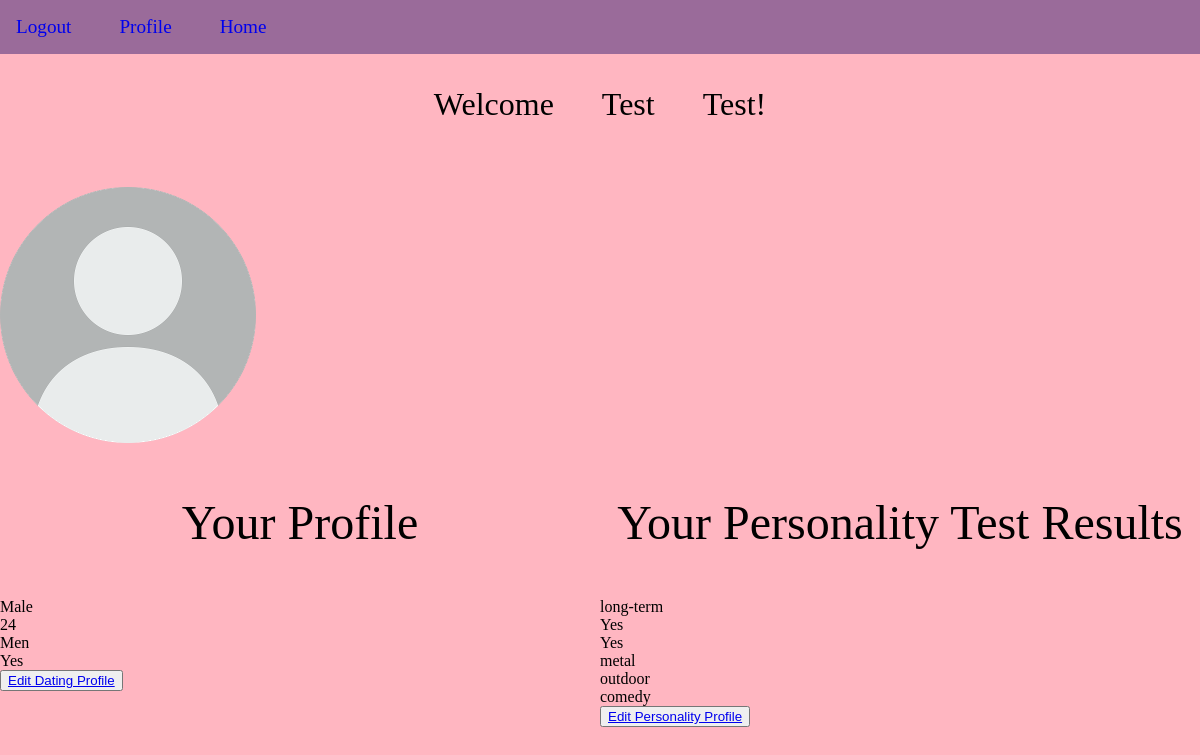
Screenshot of /profile/ (signed in) with the database file from the repository.
### app/models.py (models this page shows, shortened)
class DatingProfile(models.Model):
    user_profile = models.ForeignKey(
        Profile,
        on_delete=models.CASCADE,
        related_name="dating_profile_user",
        null=True,
    )
    created = models.BooleanField(default=False)
    profile_pic = models.ImageField(
        default="no-profile-picture-icon-15_oLIFS4i.jpg",
        null=True,
        blank=True,
    )
    gender_options = (("Male", "MALE"), ("Female", "FEMALE"))
    interested_in_options = ("Men", "MEN"), ("Women", "WOMEN"), ("Both", "BOTH")
    yes_or_no_options = (("Yes", "YES"), ("No", "NO"))
    gender = models.CharField(max_length=50, choices=gender_options, null=True)
    age = models.IntegerField(null=True)
    interested_in = models.CharField(
        max_length=50, choices=interested_in_options, null=True
    )
    smoker = models.CharField(max_length=50, choices=yes_or_no_options, null=True)
    drinker = models.CharField(max_length=50, choices=yes_or_no_options, null=True)
    occupation = models.CharField(max_length=50, null=True)
    bio = models.TextField(null=True)
    favorite_place_ever_been = models.TextField(null=True)

class PersonalityProfile(models.Model):
    user_profile = models.ForeignKey(
        DatingProfile,
        on_delete=models.CASCADE,
        related_name="dating_profile_user",
        null=True,
    )
    created = models.BooleanField(default=False)
    yes_or_no_options = (("Yes", "YES"), ("No", "NO"))
    what_are_you_looking_for_options = (
        ("long-term", "Long-term partner"),
        ("short-term", "Short-term partner"),
        ("firguring-out", "Still figuring out"),
    )
    music_options = (
        ("metal", "METAL"),
        ("classic", "CLASSIC"),
        ("country", "COUNTRY"),
        ("pop", "POP"),
        ("hip-hop", "HIP-HOP"),
        ("gospel", "GOSPEL"),
    )
    outdoor_indoor_options = (("outdoor", "OUTDOOR"), ("indoor", "INDOOR"))
    what_do_you_do_for_fun_options = (
        ("hiking", "HIKING"),
        ("gaming", "GAMING"),
        ("reading", "Reading"),
        ("singing", "SINGING"),
        ("sport", "SPORTS"),
        ("dancing", "DANCING"),
        ("travel", "TRAVEL"),
        ("poetry", "POETRY"),
    )
    movie_genre_options = (
        ("horror", "HORROR"),
        ("romance", "ROMANCE"),
        ("comedy", "COMEDY"),
        ("action", "ACTION"),
        ("anime", "ANIME"),
        ("sci-fi", "SCI-FI"),
    )
    interests = models.CharField(
        max_length=50, choices=what_are_you_looking_for_options, null=True
    )
    do_you_like_drinking = models.CharField(
        max_length=50, choices=yes_or_no_options, null=True
    )
    are_you_active = models.CharField(
        max_length=50, choices=yes_or_no_options, null=True
    )
    music_pick = models.CharField(max_length=300, choices=music_options, null=True)
    outdoor_indoor_pick = models.CharField(
        max_length=50, choices=outdoor_indoor_options, null=True
    )
    what_do_you_do_for_fun_pick = models.CharField(
        max_length=300, choices=what_do_you_do_for_fun_options, null=True
    )
    movie_pick = models.CharField(
        max_length=300, choices=movie_genre_options, null=True
    )

### app/views.py (the view)
# urls.py: path("profile/", profileView, name="profile"),
def profileView(request):
    user = request.user
    user_profile = request.user.profile
    dating_profile, created = DatingProfile.objects.get_or_create(
        user_profile=user_profile
    )
    personality_profile, created = PersonalityProfile.objects.get_or_create(
        user_profile=dating_profile
    )
    dating_profile = DatingProfile.objects.get(user_profile=user_profile)
    context = {
        "user": user,
        "user_profile": user_profile,
        "dating_profile": dating_profile,
        "personality_profile": personality_profile,
    }
    return render(request, "userProfile.html", context)

### app/templates/userProfile.html (shortened to what this page needs)
{% extends 'base.html'%} {%block content%}
<div id="profile_information_container">
  <div id="profile_header_container">
    <div id="profile_name_container">
      <div id="profile_welcome_text">Welcome</div>
      <div id="profile_first_name_container">{{user.first_name}}</div>
      <div id="profile_last_name_container">{{user.last_name}}!</div>
    </div>
  </div>
  {% if dating_profile.created %}
  <div id="dating_profile_image_container">
    <img src="{{dating_profile.profile_pic.url}}" />
  </div>
  {% endif %}
  <div id="dating_and_personality_profile_information_container">
    <div id="dating_profile_information_container">
      <div id="dating_profile_header_container">
        <p id="dating_profile_header_text">Your Profile</p>
      </div>
      {% if dating_profile.created %}
      <div id="dating_profile_gender_container">{{dating_profile.gender}}</div>
      <div id="dating_profile_age_container">{{dating_profile.age}}</div>
      <div id="dating_profile_interested_in_container">
        {{dating_profile.interested_in}}
      </div>
      <div id="dating_profile_smoker_container">{{dating_profile.smoker}}</div>
      <button>
        <a href="{%url 'dating'%}">Edit Dating Profile</a>
      </button>
      {% endif %}
    </div>
    <div id="personality_profile_container">
      <div id="personality_profile_header_container">
        <p id="personality_profile_header_text">
          Your Personality Test Results
        </p>
      </div>
      {% if personality_profile.created %}
      <div id="personality_profile_interests_container">
        {{personality_profile.interests}}
      </div>
      <div id="personality_profile_do_you_like_drinking_container">
        {{personality_profile.do_you_like_drinking}}
      </div>
      <div id="personality_profile_are_you_active_container">
        {{personality_profile.are_you_active}}
      </div>
      <div id="personality_profile_music_pick_container">
        {{personality_profile.music_pick}}
      </div>
      <div id="personality_profile_outdoor_indoor_pick_container">
        {{personality_profile.outdoor_indoor_pick}}
      </div>
      <div id="personality_profile_movie_pick_container">
        {{personality_profile.movie_pick}}
      </div>
      <button>
        <a href="{%url 'personality'%}">Edit Personality Profile</a>
      </button>
      {% endif %}
    </div>
  </div>
</div>
{%endblock content%}

### app/templates/base.html (shortened to what this page needs)
{% load static %}
<!DOCTYPE html>
<html lang="en">
<head>
    <link rel="stylesheet" href="{% static "styles.css" %}">
</head>
<body>
    <div id="navigation_container">
        <a href="{%url 'logout'%}">Logout</a>
        <a href ="{% url 'profile'%}">Profile</a>
        <a href ="{% url 'home'%}">Home</a>
    </div>
    {% block content %}
    {% endblock content %}
</body>
</html>

### app/static/styles.css (style rules this page uses)
body { margin: 0; background-color: lightpink; }
#navigation_container { display: flex; background-color: rgb(154, 107, 154); padding: 1rem; column-gap: 3rem; }
#navigation_container > a { text-decoration: none; font-size: 1.2rem; }
#profile_name_container { display: flex; column-gap: 3rem; justify-content: center; font-size: 2rem; margin-top: 2rem; margin-bottom: 4rem; }
#dating_and_personality_profile_information_container { display: grid; grid-template-columns: 1fr 1fr; }
#dating_profile_information_container { margin:0 }
#dating_profile_header_container { display: flex; justify-content: center; font-size: 3rem; }
#personality_profile_header_container { display: flex; justify-content: center; font-size: 3rem; }

### rows the page displays
DatingProfile: profile_pic (picture), gender "Male", age "24", interested_in "Men", smoker "Yes"
PersonalityProfile: interests "long-term", do_you_like_drinking "Yes", are_you_active "Yes", music_pick "metal", outdoor_indoor_pick "outdoor", movie_pick "comedy"

### other values shown
{{ user.first_name }} "Test"
{{ user.last_name }} "Test"
